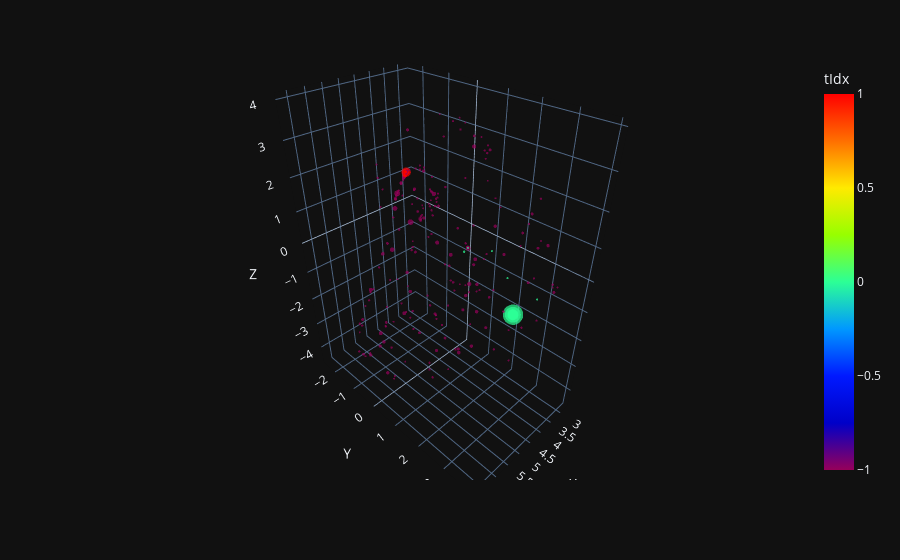

Write notebook code for a chart like this one.
### Code cell
# plotly 3d plot of result["pred"], colored by result["GT_cluster"]
from src.plotting.plot_coordinates import plot_coordinates
filt = result["event_idx"] == 3
plot_coordinates(torch.tensor(result["pred"][filt, :3]), torch.tensor(result["pt"][filt]), torch.tensor(result["GT_cluster"][filt])).show()

### Figure 1 — Plotly figure (JSON) as saved in the notebook; plotly's stock layout.template omitted (floating-point values rounded to 4 significant figures; data arrays with more than 128 entries replaced by an {"elided": "..."} marker saying what was removed)
{"data": [{"hovertemplate": "X=%{x}<br>Y=%{y}<br>Z=%{z}<br>pt=%{marker.size}<br>tIdx=%{marker.color}<extra></extra>", "legendgroup": "", "marker": {"color": {"elided": "268 float values"}, "coloraxis": "coloraxis", "size": {"elided": "268 float values"}, "sizemode": "area", "sizeref": 0.1847, "symbol": "circle", "line": {"width": 0}}, "mode": "markers", "name": "", "scene": "scene", "showlegend": false, "x": {"elided": "268 float values"}, "y": {"elided": "268 float values"}, "z": {"elided": "268 float values"}, "type": "scatter3d"}], "layout": {"scene": {"domain": {"x": [0.0, 1.0], "y": [0.0, 1.0]}, "xaxis": {"title": {"text": "X"}}, "yaxis": {"title": {"text": "Y"}}, "zaxis": {"title": {"text": "Z"}}}, "coloraxis": {"colorbar": {"title": {"text": "tIdx"}}, "colorscale": [[0.0, "rgb(150,0,90)"], [0.125, "rgb(0,0,200)"], [0.25, "rgb(0,25,255)"], [0.375, "rgb(0,152,255)"], [0.5, "rgb(44,255,150)"], [0.625, "rgb(151,255,0)"], [0.75, "rgb(255,234,0)"], [0.875, "rgb(255,111,0)"], [1.0, "rgb(255,0,0)"]]}, "legend": {"tracegroupgap": 0, "itemsizing": "constant"}, "margin": {"t": 60}}}
